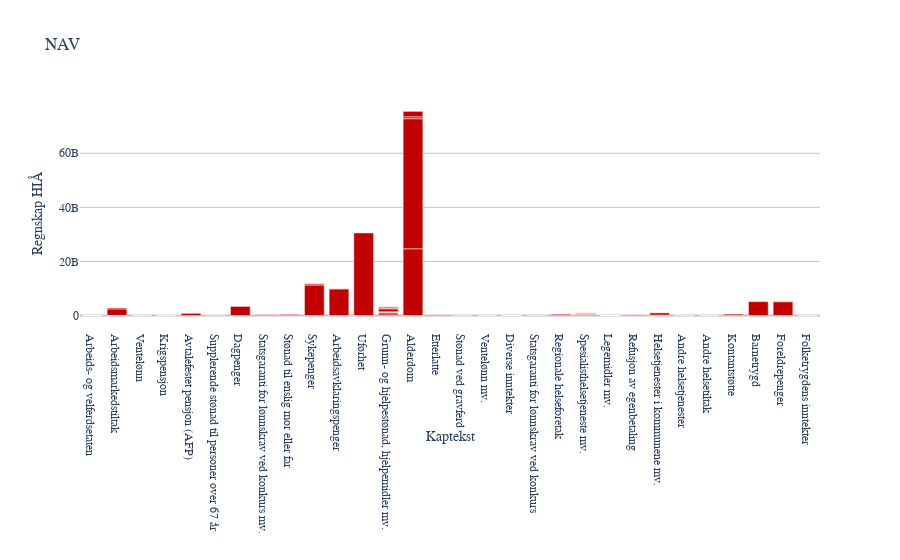

Notebook code cell kept with this figure:
### Code cell
fig = px.bar(nav_hushold
       , x='Kaptekst'
       , y='Regnskap HIÅ'
       , title='NAV'
       ,template=nav_template
      )


#fig.layout.template = 'plotly_white'
fig.layout.colorway = colorway
fig

### Figure 1 — Plotly figure (JSON) as saved in the notebook; plotly's stock layout.template omitted (floating-point values rounded to 4 significant figures)
{"data": [{"alignmentgroup": "True", "hoverlabel": {"namelength": 0}, "hovertemplate": "Kaptekst=%{x}<br>Regnskap HIÅ=%{y}", "legendgroup": "", "marker": {"color": "#C30000"}, "name": "", "offsetgroup": "", "orientation": "v", "showlegend": false, "textposition": "auto", "type": "bar", "uid": "075a6f1e-1ab1-48d9-98f3-e4d19199ee23", "x": ["Arbeids- og velferdsetaten", "Arbeids- og velferdsetaten", "Arbeidsmarkedstiltak", "Arbeidsmarkedstiltak", "Arbeidsmarkedstiltak", "Arbeidsmarkedstiltak", "Ventelønn", "Krigspensjon", "Krigspensjon", "Avtalefestet pensjon (AFP)", "Supplerende stønad til personer over 67 år", "Dagpenger", "Statsgaranti for lønnskrav ved konkurs mv.", "Stønad til enslig mor eller far", "Stønad til enslig mor eller far", "Stønad til enslig mor eller far", "Stønad til enslig mor eller far", "Sykepenger", "Sykepenger", "Sykepenger", "Sykepenger", "Sykepenger", "Arbeidsavklaringspenger", "Arbeidsavklaringspenger", "Arbeidsavklaringspenger", "Uførhet", "Uførhet", "Uførhet", "Grunn- og hjelpestønad, hjelpemidler mv.", "Grunn- og hjelpestønad, hjelpemidler mv.", "Grunn- og hjelpestønad, hjelpemidler mv.", "Grunn- og hjelpestønad, hjelpemidler mv.", "Grunn- og hjelpestønad, hjelpemidler mv.", "Grunn- og hjelpestønad, hjelpemidler mv.", "Grunn- og hjelpestønad, hjelpemidler mv.", "Grunn- og hjelpestønad, hjelpemidler mv.", "Grunn- og hjelpestønad, hjelpemidler mv.", "Grunn- og hjelpestønad, hjelpemidler mv.", "Alderdom", "Alderdom", "Alderdom", "Alderdom", "Etterlatte", "Etterlatte", "Etterlatte", "Etterlatte", "Etterlatte", "Stønad ved gravferd", "Arbeidsmarkedstiltak", "Ventelønn mv.", "Diverse inntekter", "Diverse inntekter", "Diverse inntekter", "Statsgaranti for lønnskrav ved konkurs", "Regionale helseforetak", "Spesialisthelsetjeneste mv.", "Spesialisthelsetjeneste mv.", "Spesialisthelsetjeneste mv.", "Spesialisthelsetjeneste mv.", "Legemidler mv.", "Legemidler mv.", "Refusjon av egenbetaling", "Refusjon av egenbetaling", "Helsetjenester i kommunene mv.", "Helsetjenester i kommunene mv.", "Helsetjenester i kommunene mv.", "Helsetjenester i kommunene mv.", "Helsetjenester i kommunene mv.", "Helsetjenester i kommunene mv.", "Andre helsetjenester", "Andre helsetiltak", "Kontantstøtte", "Barnetrygd", "Foreldrepenger", "Foreldrepenger", "Foreldrepenger", "Foreldrepenger", "Folketrygdens inntekter"], "xaxis": "x", "y": [15063, 2219000.0, 2446000000.0, 484800000.0, 25560000.0, 19960063, 4708000.0, 20411691, 55906758, 796161206, 104450623, 3353000000.0, 320700000.0, 588990793, 54615157, 25519176, 15650.0, 11278910109, 442295023, 255095091, 83190000.0, 1807232, 9877000000.0, 65490000.0, 76730000.0, 30640525857, 22148813, 13952279, 598257803, 507194701, 107200.0, 42550000.0, 239200000.0, 1086000000.0, 105400000.0, 511300000.0, 243900000.0, 12450000.0, 24686034519, 48091928934, 705859258, 2012709589, 364572234, 272120300, 27605378, 64306, 1859762, 65462984, -1853000.0, -3521000.0, -7820.0, -1055000.0, -15960000.0, -53520000.0, 458000000.0, 395700000.0, 60625066, 352600000.0, 142700000.0, 4422827, 1264482, 395400000.0, 75620000.0, 146013733, 894200000.0, 203303125, 9121062, 28623345, 23240000.0, 42940000.0, 8070000.0, 500396080, 5132805188, 5105944779, 297397014, 97203, 12726190, 5306243], "yaxis": "y"}], "layout": {"barmode": "relative", "colorway": ["#C30000", "#FF9100", "#A2AD00", "#06893A ", "#634689", "#005B82", "#0067C5", "#66CBEC", "#3E3832", "#B7B1A9"], "grid": {"xaxes": ["x"], "xgap": 0.1, "xside": "bottom", "yaxes": ["y"], "ygap": 0.1, "yside": "left"}, "legend": {"tracegroupgap": 0}, "title": {"text": "NAV"}, "xaxis": {"title": {"text": "Kaptekst"}}, "yaxis": {"title": {"text": "Regnskap HIÅ"}}}}
